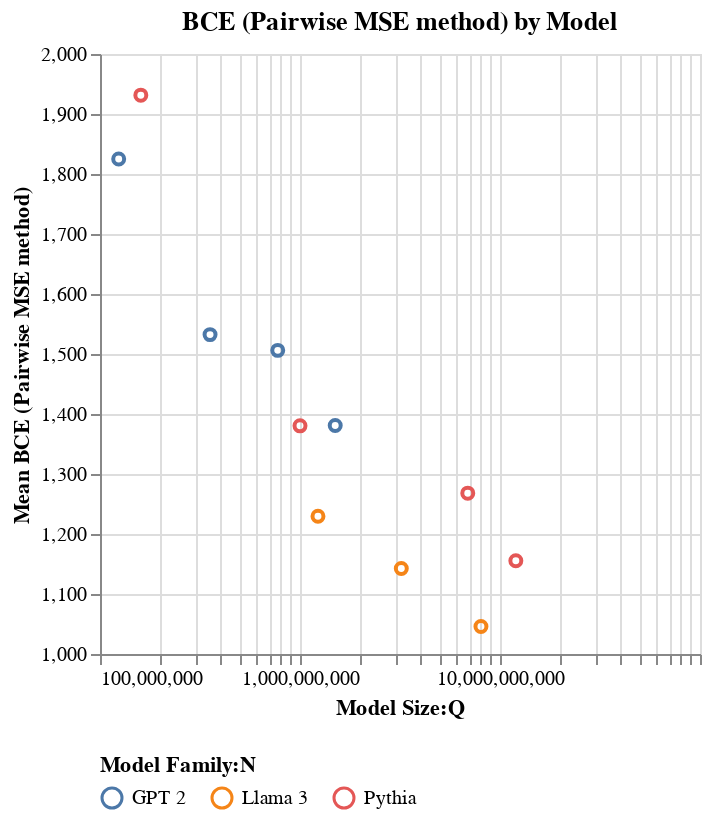

Write notebook code for a chart like this one.
### Code cell
config = VisualisationConfig(
    plot_fn=alt.Chart.mark_point,
    fig_title="BCE (Pairwise MSE method) by Model",
    x_category="Model Size:Q",
    y_category="mean(BCE (Pairwise MSE)):Q",
    color_category="Model Family:N",
    tooltip_fields=[
        alt.Tooltip("Language Model:N", title="Model"),
        alt.Tooltip("Model Family:N", title="Family"),
        alt.Tooltip("mean(BCE (Pairwise MSE)):Q", title="Mean BCE", format=".3f"),
        alt.Tooltip("median():Q", title="Median", format=".3f"),
        alt.Tooltip("mean():Q", title="Mean", format=".3f"),
        alt.Tooltip("count():Q", title="Count", format="d"),
    ],
    titles={
        "mean(BCE (Pairwise MSE)):Q": "Mean BCE (Pairwise MSE method)",
        "model_name": "Language Model",
    },
    scale={
        "Model Size:Q": {"type": "log"},
        "mean(BCE (Pairwise MSE)):Q": {"zero": False},
    },
    chart_properties={
        "resolve": {"scale": {"x": "independent", "y": "shared"}},
    },
    legend_config={"columns": 5, "orient": "bottom"},
)

chart_mse = visualize(bce_mse_analyzer.df, config=config)

chart_mse.show()

### Figure 1 — Vega specification as saved in the notebook (floating-point values rounded to 4 significant figures)
{"$schema": "https://vega.github.io/schema/vega/v5.json", "data": [{"name": "source_0", "values": [{"Language Model": "GPT-2-S", "Model Family": "GPT 2", "Model Size": 124000000.0, "__count": 4630, "mean_BCE (Pairwise MSE)": 1825.0}, {"Language Model": "GPT-2-M", "Model Family": "GPT 2", "Model Size": 355000000.0, "__count": 4630, "mean_BCE (Pairwise MSE)": 1532.0}, {"Language Model": "GPT-2-L", "Model Family": "GPT 2", "Model Size": 774000000.0, "__count": 4630, "mean_BCE (Pairwise MSE)": 1506.0}, {"Language Model": "GPT-2-XL", "Model Family": "GPT 2", "Model Size": 1500000000.0, "__count": 4630, "mean_BCE (Pairwise MSE)": 1381.0}, {"Language Model": "Llama3.2-1B", "Model Family": "Llama 3", "Model Size": 1230000000.0, "__count": 4630, "mean_BCE (Pairwise MSE)": 1230.0}, {"Language Model": "Llama3.2-3B", "Model Family": "Llama 3", "Model Size": 3210000000.0, "__count": 4630, "mean_BCE (Pairwise MSE)": 1143.0}, {"Language Model": "Llama3.1-8B", "Model Family": "Llama 3", "Model Size": 8030000000.0, "__count": 4630, "mean_BCE (Pairwise MSE)": 1046.0}, {"Language Model": "Pythia-160M", "Model Family": "Pythia", "Model Size": 160000000.0, "__count": 4630, "mean_BCE (Pairwise MSE)": 1931.0}, {"Language Model": "Pythia-1B", "Model Family": "Pythia", "Model Size": 1000000000.0, "__count": 4630, "mean_BCE (Pairwise MSE)": 1380.0}, {"Language Model": "Pythia-6.9B", "Model Family": "Pythia", "Model Size": 6900000000.0, "__count": 4630, "mean_BCE (Pairwise MSE)": 1268.0}, {"Language Model": "Pythia-12B", "Model Family": "Pythia", "Model Size": 12000000000.0, "__count": 4630, "mean_BCE (Pairwise MSE)": 1155.0}]}, {"name": "source_0_y_domain_mean_BCE (Pairwise MSE)", "values": [{"min": 1046.0, "max": 1931.0}]}, {"name": "source_0_color_domain_Model Family", "values": [{"Model Family": "GPT 2"}, {"Model Family": "Llama 3"}, {"Model Family": "Pythia"}]}], "marks": [{"type": "symbol", "name": "marks", "from": {"data": "source_0"}, "encode": {"update": {"x": {"field": "Model Size", "scale": "x"}, "stroke": {"field": "Model Family", "scale": "color"}, "y": {"field": "mean_BCE (Pairwise MSE)", "scale": "y"}, "fill": {"value": "transparent"}, "tooltip": {"signal": "{\"Model\": isValid(datum[\"Language Model\"]) ? datum[\"Language Model\"] : \"\"+datum[\"Language Model\"], \"Family\": isValid(datum[\"Model Family\"]) ? datum[\"Model Family\"] : \"\"+datum[\"Model Family\"], \"Mean BCE\": format(datum[\"mean_BCE (Pairwise MSE)\"], \".3f\"), \"Count\": format(datum[\"__count\"], \"d\")}"}}}, "style": ["point"]}], "scales": [{"name": "x", "type": "log", "domain": {"data": "source_0", "field": "Model Size"}, "range": [0, {"signal": "width"}], "nice": true}, {"name": "y", "type": "linear", "domain": [{"signal": "(data(\"source_0_y_domain_mean_BCE (Pairwise MSE)\")[0] || {}).min"}, {"signal": "(data(\"source_0_y_domain_mean_BCE (Pairwise MSE)\")[0] || {}).max"}], "range": [{"signal": "height"}, 0], "zero": false, "nice": true}, {"name": "color", "type": "ordinal", "domain": {"data": "source_0_color_domain_Model Family", "field": "Model Family"}, "range": "category"}], "axes": [{"scale": "x", "domain": false, "maxExtent": 0, "grid": true, "zindex": 0, "ticks": false, "minExtent": 0, "labels": false, "orient": "bottom", "aria": false, "gridScale": "y"}, {"scale": "y", "domain": false, "aria": false, "grid": true, "labels": false, "tickCount": {"signal": "ceil(height/40)"}, "orient": "left", "maxExtent": 0, "gridScale": "x", "ticks": false, "minExtent": 0, "zindex": 0}, {"scale": "x", "zindex": 0, "title": "Model Size:Q", "orient": "bottom", "labelFlush": true, "labelOverlap": "greedy", "grid": false}, {"scale": "y", "zindex": 0, "grid": false, "tickCount": {"signal": "ceil(height/40)"}, "title": "Mean BCE (Pairwise MSE method)", "orient": "left", "labelOverlap": true}], "title": {"text": "BCE (Pairwise MSE method) by Model", "frame": "group"}, "legends": [{"columns": 5, "orient": "bottom", "title": "Model Family:N", "stroke": "color", "direction": "horizontal", "symbolType": "circle", "encode": {"symbols": {"update": {"fill": {"value": "transparent"}}}}}], "style": "cell", "width": 300, "padding": 5, "background": "white", "height": 300}
